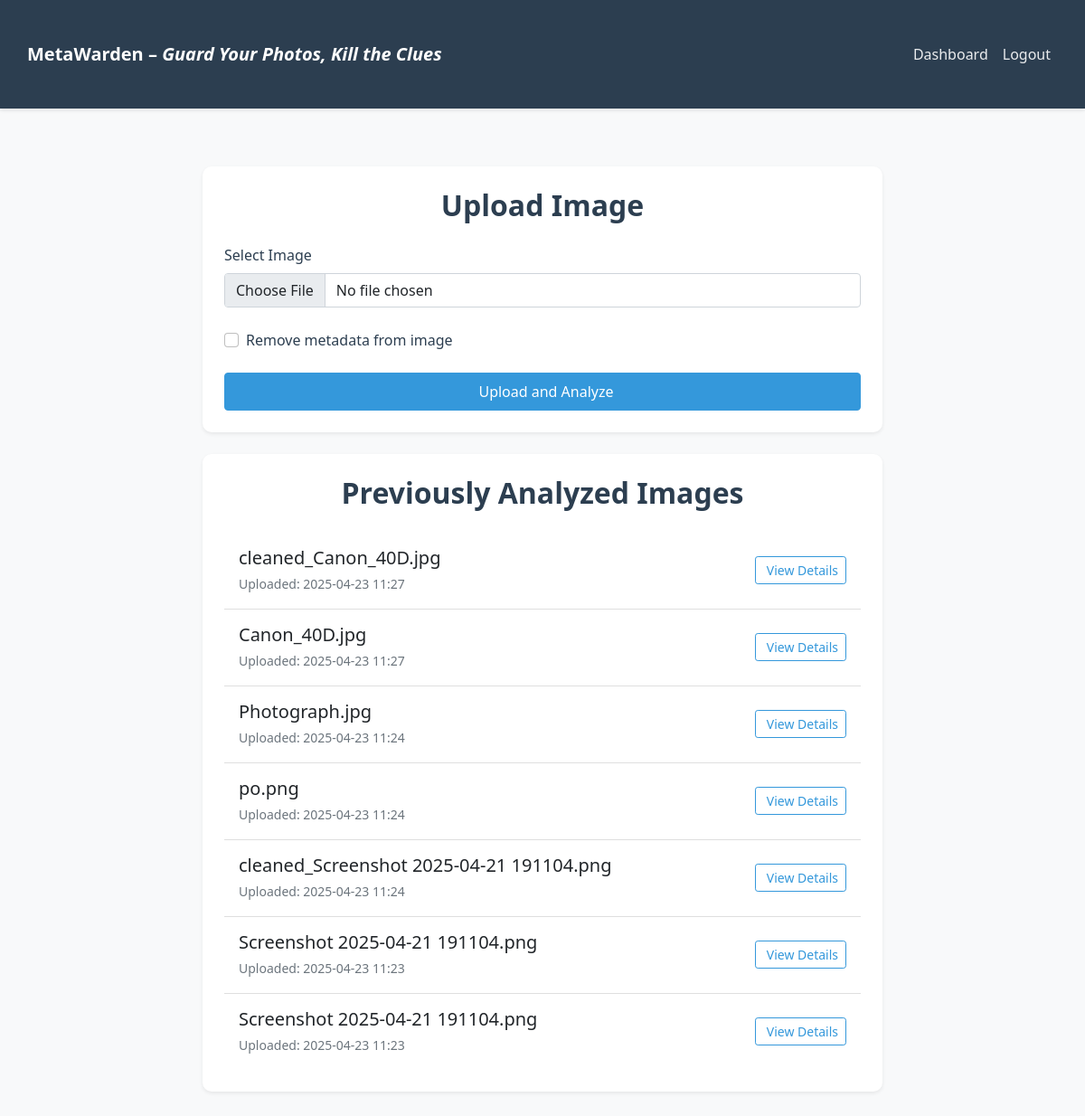
Page /dashboard (signed in) on the earlier database version.
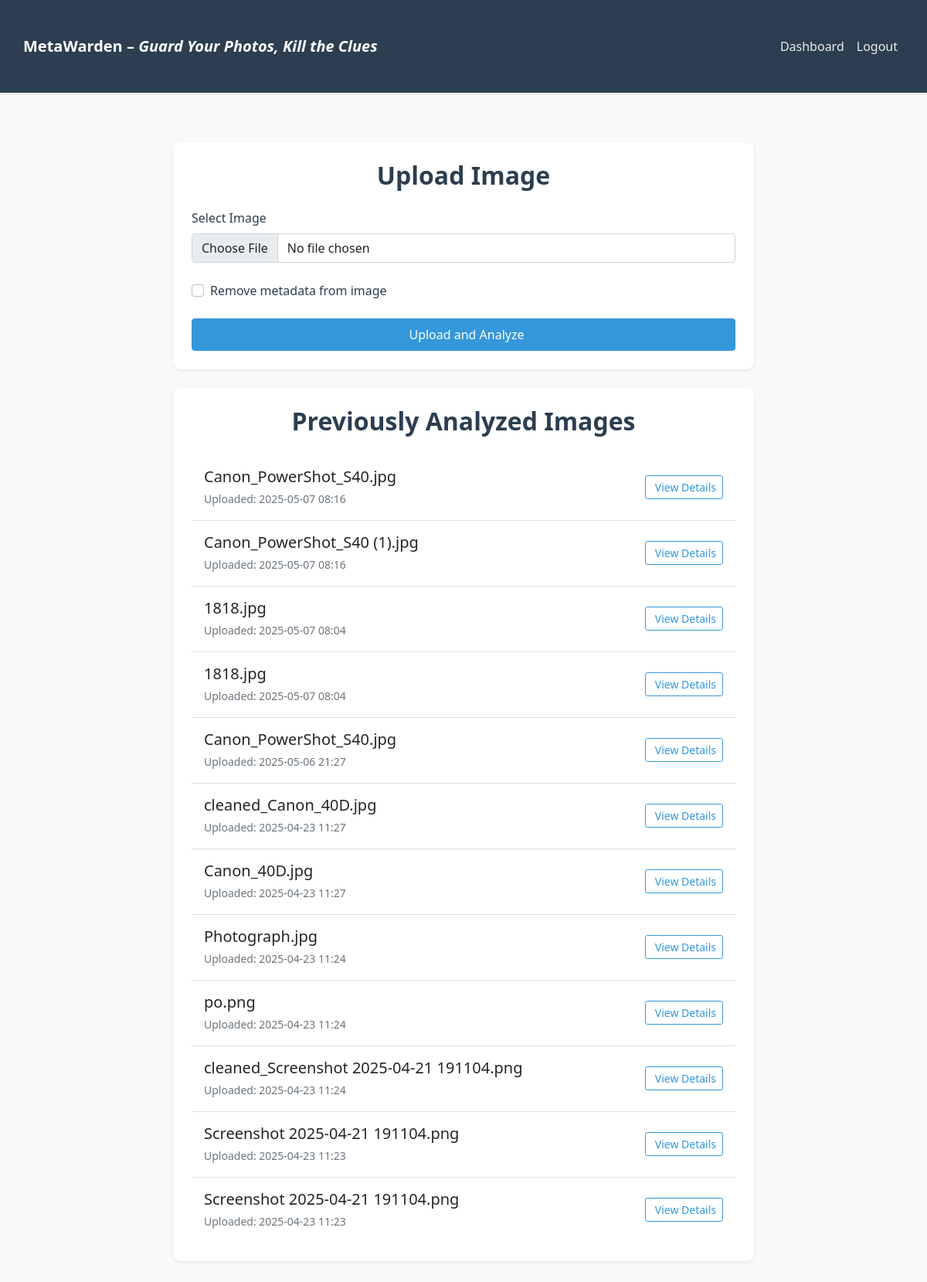
Same page on the later database version.
### models.py (models this page shows)
class AnalyzedImage(db.Model):
    id = db.Column(db.Integer, primary_key=True)
    filename = db.Column(db.String(255), nullable=False)
    original_filename = db.Column(db.String(255), nullable=False)
    upload_date = db.Column(db.DateTime, default=datetime.utcnow)
    image_metadata = db.Column(db.JSON)
    user_id = db.Column(db.Integer, db.ForeignKey('user.id'), nullable=False)

### app.py (the view)
@app.route('/dashboard')
@login_required
def dashboard():
    images = AnalyzedImage.query.filter_by(user_id=current_user.id).order_by(AnalyzedImage.upload_date.desc()).all()
    return render_template('dashboard.html', images=images)

### app.py (called while the page is built)
@login_manager.user_loader
def load_user(user_id):
    return User.query.get(int(user_id))

### templates/dashboard.html (shortened to what this page needs)
{% extends "base.html" %}
{% block content %}
<div class="container">
    <div class="row justify-content-center mb-4">
        <div class="col-md-8">
            <div class="card shadow-sm">
                <div class="card-body p-4">
                    <h2 class="card-title text-center mb-4">Upload Image</h2>
                    <form action="{{ url_for('upload_file') }}" method="post" enctype="multipart/form-data" class="needs-validation" novalidate>
                        <div class="mb-4">
                            <label for="file" class="form-label fw-medium">Select Image</label>
                            <input type="file" class="form-control" id="file" name="file" accept="image/*" required>
                        </div>
                        <div class="mb-4">
                            <div class="form-check">
                                <input class="form-check-input" type="checkbox" id="remove_metadata" name="remove_metadata" value="yes">
                                <label class="form-check-label" for="remove_metadata">
                                    Remove metadata from image
                                </label>
                            </div>
                        </div>
                        <div class="d-grid">
                            <button type="submit" class="btn btn-primary py-2">
                                Upload and Analyze
                            </button>
                        </div>
                    </form>
                </div>
            </div>
        </div>
    </div>
    <div class="row justify-content-center">
        <div class="col-md-8">
            <div class="card shadow-sm">
                <div class="card-body p-4">
                    <h2 class="card-title text-center mb-4">Previously Analyzed Images</h2>
                    {% if images %}
                        <div class="list-group">
                            {% for image in images %}
                            <div class="list-group-item list-group-item-action">
                                <div class="d-flex justify-content-between align-items-center">
                                    <div>
                                        <h5 class="mb-1">{{ image.original_filename }}</h5>
                                        <small class="text-muted">
                                            Uploaded: {{ image.upload_date.strftime('%Y-%m-%d %H:%M') }}
                                        </small>
                                    </div>
                                    <div class="d-flex gap-2">
                                        <a href="{{ url_for('view_image', image_id=image.id) }}" class="btn btn-outline-primary btn-sm">
                                            View Details
                                        </a>
                                    </div>
                                </div>
                            </div>
                            {% endfor %}
                        </div>
                    {% else %}
                        <div class="text-center text-muted">
                            <p>No images analyzed yet. Upload your first image to get started!</p>
                        </div>
                    {% endif %}
                </div>
            </div>
        </div>
    </div>
</div>
{% endblock %}

### templates/base.html (shortened to what this page needs)
<!DOCTYPE html>
<html lang="en">
<head>
    <link href="https://cdn.jsdelivr.net/npm/bootstrap@5.1.3/dist/css/bootstrap.min.css" rel="stylesheet">
</head>
<body>
    <nav class="navbar navbar-expand-lg navbar-dark">
        <div class="container">
            <a class="navbar-brand" href="{{ url_for('index') }}">
                <strong>MetaWarden</strong> – <em>Guard Your Photos, Kill the Clues</em>
            </a>
            <div class="collapse navbar-collapse" id="navbarNav">
                <ul class="navbar-nav ms-auto">
                    {% if current_user.is_authenticated %}
                        <li class="nav-item">
                            <a class="nav-link" href="{{ url_for('dashboard') }}">Dashboard</a>
                        </li>
                        <li class="nav-item">
                            <a class="nav-link" href="{{ url_for('logout') }}">Logout</a>
                        </li>
                    {% endif %}
                </ul>
            </div>
        </div>
    </nav>
    <div class="container">
        {% block content %}{% endblock %}
    </div>
</body>
</html>

### templates/base.html (style rules this page uses)
:root { --primary-color: #2c3e50; --secondary-color: #34495e; --accent-color: #3498db; --light-bg: #f8f9fa; --card-bg: #ffffff; --text-primary: #2c3e50; --text-secondary: #7f8c8d; }
body { background-color: var(--light-bg); min-height: 100vh; display: flex; flex-direction: column; color: var(--text-primary); }
.navbar { background-color: var(--primary-color); box-shadow: 0 2px 4px rgba(0,0,0,0.1); }
.navbar-brand { color: white !important; font-weight: 600; }
.nav-link { color: rgba(255, 255, 255, 0.9) !important; font-weight: 500; }
.container { flex: 1; padding: 2rem 0; }
.card { background-color: var(--card-bg); border: none; border-radius: 12px; box-shadow: 0 4px 6px rgba(0,0,0,0.05); }
.card-title { color: var(--primary-color); font-weight: 600; }
.btn-primary { background-color: var(--accent-color); border-color: var(--accent-color); font-weight: 500; }
.btn-outline-primary { color: var(--accent-color); border-color: var(--accent-color); }

### templates/dashboard.html (style rules this page uses)
.card { border: none; border-radius: 10px; }
.form-check { margin: 0; }
.form-check-input { margin-right: 8px; }
.btn-primary { padding: 10px 20px; font-weight: 500; }
.list-group-item { border: none; border-bottom: 1px solid rgba(0,0,0,.125); padding: 1rem; }
.list-group-item:last-child { border-bottom: none; }

Differences in the rows shown:
added AnalyzedImage: original_filename "Canon_PowerShot_S40.jpg", upload_date "2025-05-07 08:16"
added AnalyzedImage: original_filename "Canon_PowerShot_S40 (1).jpg", upload_date "2025-05-07 08:16"
added AnalyzedImage: original_filename "1818.jpg", upload_date "2025-05-07 08:04"
added AnalyzedImage: original_filename "1818.jpg", upload_date "2025-05-07 08:04"
added AnalyzedImage: original_filename "Canon_PowerShot_S40.jpg", upload_date "2025-05-06 21:27"
